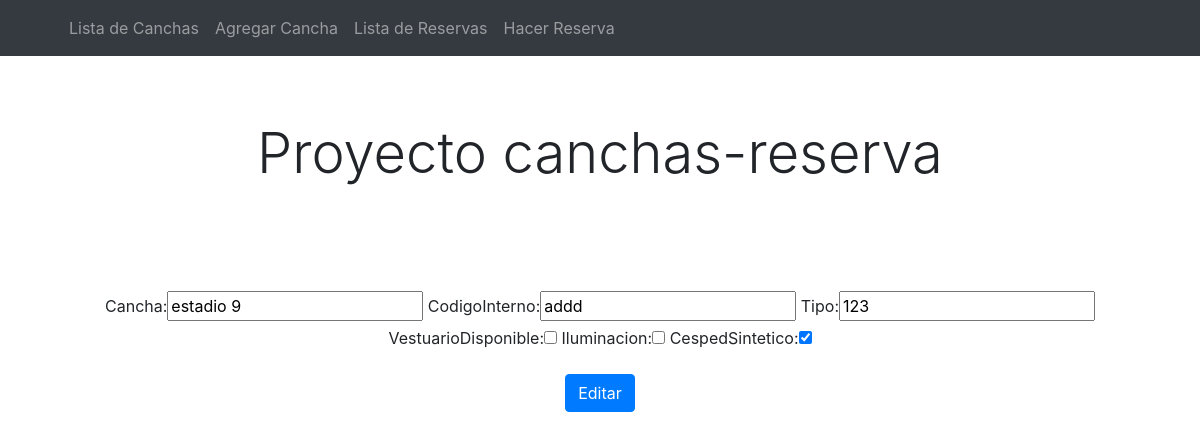
/editar/6/, run on the app's committed database.
### proyecto/models.py (models this page shows, shortened)
class Cancha(models.Model):
    cancha = models.CharField(max_length=80)
    codigoInterno = models.CharField(max_length=40)
    tipo = models.CharField(max_length=40)
    vestuarioDisponible = models.BooleanField()
    iluminacion = models.BooleanField()
    cespedSintetico = models.BooleanField()

### proyecto/views.py (the view)
# urls.py: path('editar/<cancha_id>/', views.editar, name='editar'),
def editar(request, cancha_id):
    cancha = Cancha.objects.get(id=cancha_id)
    if request.method == 'POST':
        form = CanchaForm(request.POST, instance=cancha)
        if form.is_valid():
            form.save()
            return redirect('home')
    else:
        form = CanchaForm(instance=cancha)
    context = {'form':form}
    return render(request, 'proyecto/editar.html', context)

### proyecto/forms.py
class CanchaForm(forms.ModelForm):
    class Meta:
        model = Cancha
        fields = ['cancha','codigoInterno','tipo','vestuarioDisponible','iluminacion','cespedSintetico']

### proyecto/templates/proyecto/editar.html (shortened to what this page needs)
{% extends 'proyecto/layout.html' %}
    {% block content %}
        <div class="container text-center">
            <form method="post">
            <div class="form-group">
                {{ form }}
            </div>
            <button type="submit" class="btn btn-primary">Editar</button>
            </form>
        </div>
    {% endblock  %}

### data on the page
Cancha: cancha "estadio 9", codigoInterno "addd", tipo "123", cespedSintetico "☑"
